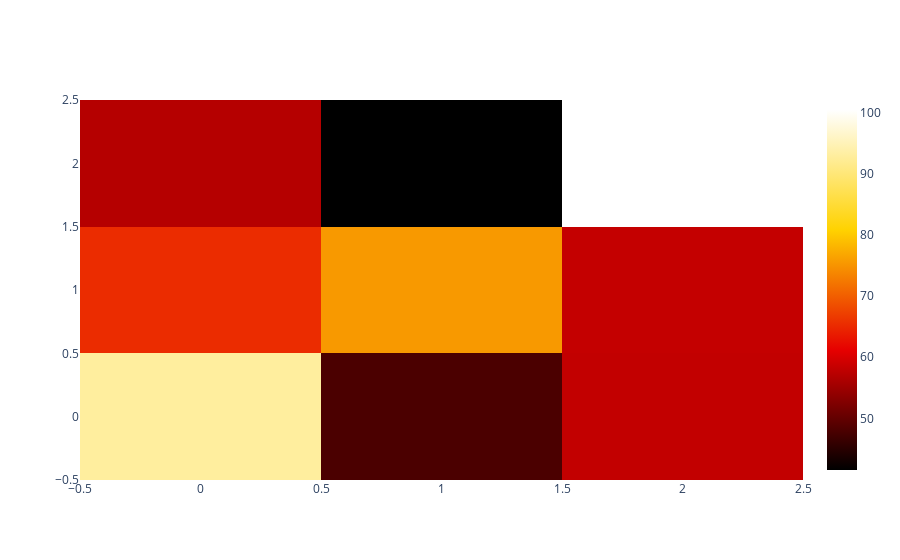

Notebook cell for this chart:
### Code cell
import plotly.graph_objects as go

fig = go.Figure(data=go.Heatmap(z=overlaps[0]["last"][-1], colorscale='hot'))
fig.show()

### Figure 1 — Plotly figure (JSON) as saved in the notebook; plotly's stock layout.template omitted (floating-point values rounded to 4 significant figures)
{"data": [{"colorscale": [[0, "rgb(0,0,0)"], [0.3333, "rgb(230,0,0)"], [0.6667, "rgb(255,210,0)"], [1, "rgb(255,255,255)"]], "type": "heatmap", "z": [[93, 47.92, 58.08], [65.29, 75.45, 58.26], [56.99, 41.55, 100.5]]}], "layout": {}}
